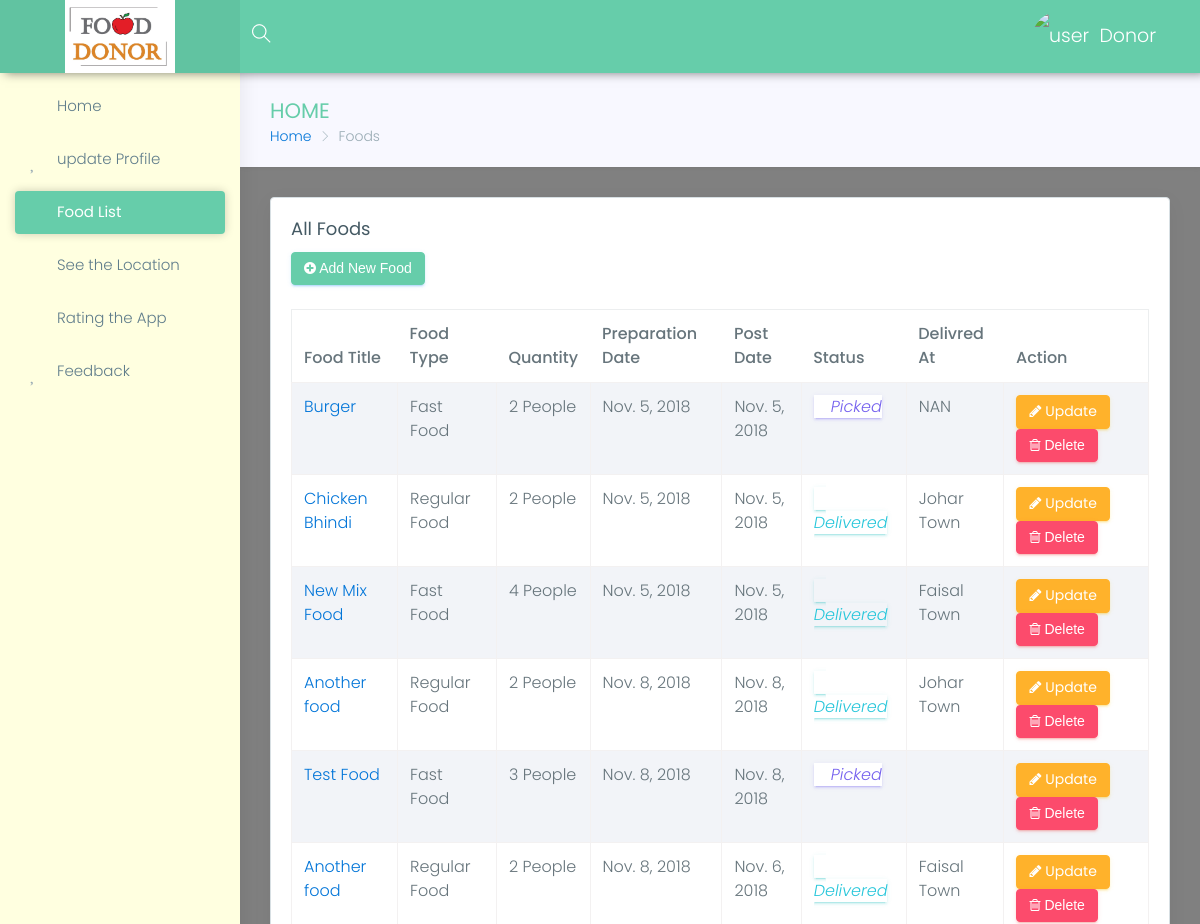
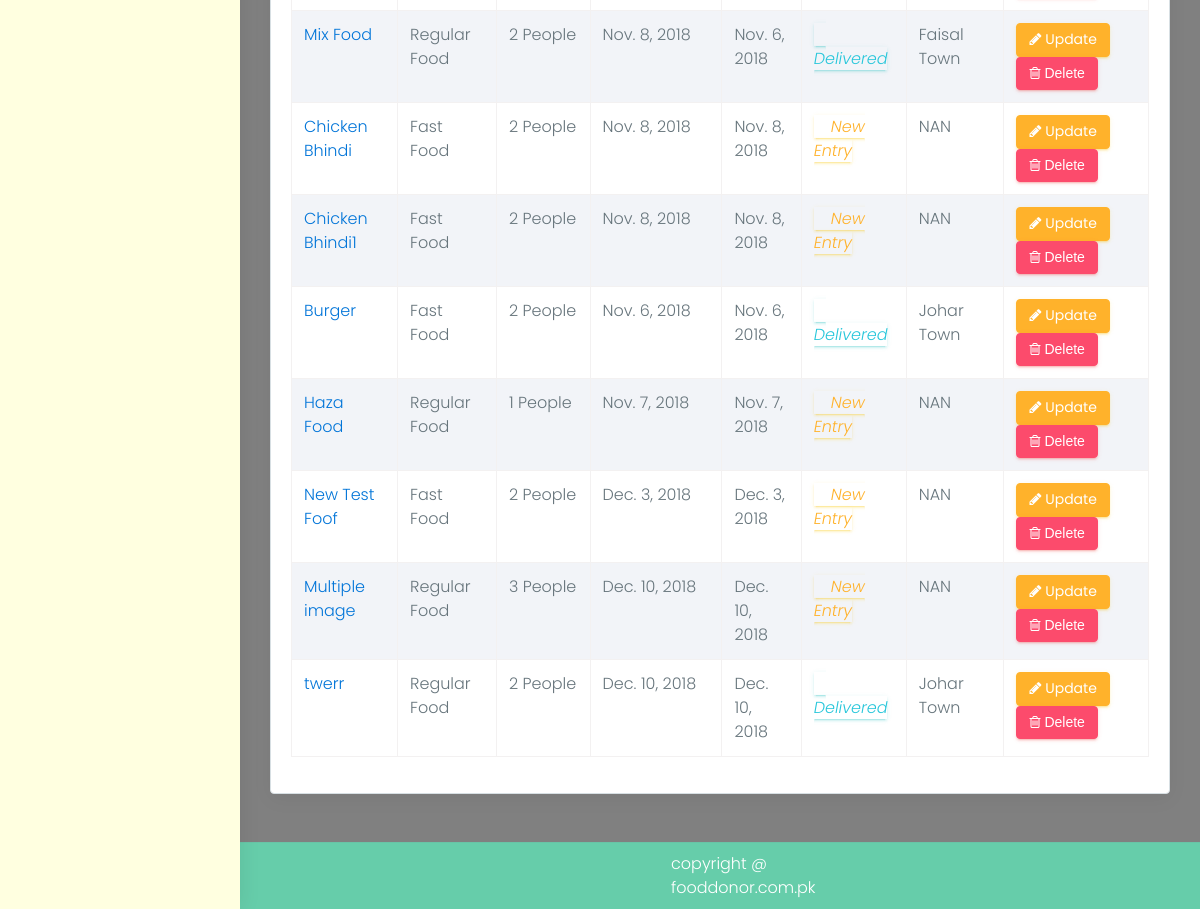
/donor/foods (signed in), run on the app's committed database (2 pictures, top to bottom).
### donor/models.py (models this page shows, shortened)
class Food(models.Model):
    donor=models.ManyToManyField(Donor)
    food_title=models.CharField(max_length=15,null=False,blank=False,)
    food_type = models.CharField(max_length=15, null=False, blank=False, choices=food_types)
    quantity=models.IntegerField(blank=False)
    delivered_at = models.CharField(max_length=50, default="NAN")
    preparation_date=models.DateField(blank=True,default=now())
    post_date = models.DateField(blank=True, default=now())
    status=models.CharField(choices=choices,max_length=10,default='New Entry')
    location=models.CharField(max_length=200,blank=True,null=True)
    image=models.ImageField(blank=True,null=True,)
    gallery=models.ManyToManyField(FoodImage)
    volunteer=models.ForeignKey(Volenteer,on_delete=models.SET_NULL,null=True)
    is_consumed=models.BooleanField(default=False)

### donor/views.py (the view)
@login_required
def foods(request):
    if not auth_donor(request):
        return redirect('donor-profile')
    donor = Donor.objects.get(user=request.user)
    food_list = Food.objects.filter(donor=donor)
    if request.method == "POST":
        form = FoodForm(request.POST, request.FILES)
        image = request.FILES.get('image')
        print(image)
        if form.is_valid():
            food=form.save()
            food.donor.add(donor)
            food.save()
            for file in request.FILES.getlist('gallery'):
                foodImg=FoodImage()
                foodImg.image=file
                foodImg.save()
                food.gallery.add(foodImg)
            food.save()
    else:
        form = FoodForm(initial={'donor': donor})
    return render(request, 'donor/foods-list.html', {"form": form, 'food_list': food_list})

### donor/views.py (called while the page is built)
def auth_donor(request):
    donor=Donor.objects.filter(user=request.user).first()
    if donor:
        if donor.is_approved:
            return True
        else:
            return False
    else:
        messages.error(request, 'Please login as donor')
        return False

### templates/donor/foods-list.html (shortened to what this page needs)
{% extends 'panel-base.html' %}
{% block sidebar %}
            {% include 'donor/sidebar.html' %}
        {% endblock %}
{% block bradcrump %}
    <div class="row page-titles">
                    <div class="col-md-5 col-8 align-self-center">
                        <h3 class="text-themecolor">HOME</h3>
                        <ol class="breadcrumb">
                            <li class="breadcrumb-item"><a href="{% url 'donor-index' %}">Home</a></li>
                            <li class="breadcrumb-item active">Foods</li>
                        </ol>
                    </div>
                </div>
{% endblock %}
{% block main %}
                <div class="row">
                    <div class="col-lg-12">
                        <div class="card">
                            <div class="card-block">
                                <h4 class="card-title">All Foods</h4>
                                <button data-toggle="modal" data-target="#exampleModal" class="btn btn-info"><i class="fa fa-plus-circle"></i> Add New Food</button><br><br/>
                                <div class="table-responsive">
                                    <table id="myTable" class="table table-hover table-striped table-bordered">
                                        <thead>
                                            <tr>
                                                <th>Food Title</th>
                                                <th>Food Type</th>
                                                <th>Quantity</th>
                                                <th>Preparation Date</th>
                                                <th>Post Date</th>
                                                <th>Status</th>
                                                <th>Delivred At</th>
                                                <th>Action</th>
                                            </tr>
                                        </thead>
                                        <tbody>
                                        {% for food in food_list %}
                                            <tr>
                                                <td><a target="_blank" href="/donor/gallery/{{ food.id }}">{{ food.food_title }}</a></td>
                                                <td>{{ food.food_type }}</td>
                                                <td>{{ food.quantity }} People</td>
                                                <td>{{ food.preparation_date }}</td>
                                                <td>{{ food.post_date }}</td>
                                                <td>
                                                    {% if food.status == "Picked" %}
                                                    <i class="btn-outline-primary mdi mdi-check"> {{ food.status }}</i>
                                                    {% endif %}
                                                    {% if food.status == "New Entry" %}
                                                    <i class="btn-outline-warning mdi mdi-timer"> {{ food.status }}</i>
                                                    {% endif %}{% if food.status == "Delivered" %}
                                                    <i class="btn-outline-success mdi mdi-check-all"> {{ food.status }}</i>
                                                    {% endif %}
                                                </td>
                                                <td>{{ food.delivered_at }}</td>
                                                <td>
                                                    <a href="{% url 'update-food'  food.pk  %}"   class="btn btn-warning"><i class="fa fa-pencil"></i> Update</a>
                                                    <button  data-toggle="modal" data-target="#deleteModal" onclick="deleteFood({{ food.id }})" class="btn btn-danger"><i class="fa fa-trash-o"></i> Delete</button>
                                                </td>
                                            </tr>
                                        {% endfor %}
                                        </tbody>
                                    </table>
                                </div>
                            </div>
                        </div>
                    </div>
                </div>
{% endblock %}

### templates/panel-base.html (shortened to what this page needs)
{% load static %}
<!DOCTYPE html>
<html lang="en">
<head>
    <link href="{% static 'Panel/assets/plugins/bootstrap/css/bootstrap.min.css' %}" rel="stylesheet">
    <link href="{% static 'Panel/assets/plugins/chartist-js/dist/chartist.min.css' %}" rel="stylesheet">
    <link href="{% static 'Panel/assets/plugins/chartist-js/dist/chartist-init.css' %}" rel="stylesheet">
    <link href="{% static 'Panel/assets/plugins/chartist-plugin-tooltip-master/dist/chartist-plugin-tooltip.css' %}" rel="stylesheet">
    <link href="{% static 'Panel/assets/plugins/c3-master/c3.min.css' %}" rel="stylesheet">
    <link href="{% static 'Panel/lite/css/style.css' %}" rel="stylesheet">
    <link href="{% static 'Panel/lite/css/colors/blue.css' %}" id="theme" rel="stylesheet">
    <link rel="stylesheet" type="text/css" href="https://cdn.datatables.net/v/bs4/jq-3.3.1/dt-1.10.18/datatables.min.css"/>
</head>
<body class="fix-header fix-sidebar card-no-border">
    <div id="main-wrapper">
        <header class="topbar">
            <nav class="navbar top-navbar navbar-toggleable-sm navbar-light">
                <div class="navbar-header">
                    <a class="navbar-brand" href="{% url 'donor-index' %}">
                        <b>
                            <img src="{% static "images/Capture.PNG" %}" style="width: 110px" alt="homepage" class="light-logo" />
                        </b>
                    </a>
                </div>
                <div class="navbar-collapse">
                    <ul class="navbar-nav mr-auto mt-md-0">
                        <li class="nav-item hidden-sm-down search-box"> <a class="nav-link hidden-sm-down text-muted waves-effect waves-dark" href="javascript:void(0)"><i class="ti-search"></i></a>
                        </li>
                    </ul>
                    <ul class="navbar-nav my-lg-0">
                        <li class="nav-item dropdown">
                            <a href="" class="link" data-toggle="tooltip" title="Email"><i class="mdi mdi-gmail" style="
                                     margin-right: 46px;"></i></a>
                            <a class="nav-link dropdown-toggle text-muted waves-effect waves-dark" href="" data-toggle="dropdown" aria-haspopup="true" aria-expanded="false"><img src="{{ request.session.pic }}" alt="user" class="profile-pic m-r-10" />{{ user.first_name }}</a>
                        <a href="/home/logout" class="link" data-toggle="tooltip" title="Logout"><i class="mdi mdi-power"></i></a>
                        </li>
                    </ul>
                </div>
            </nav>
        </header>
        {% block sidebar %}
        {% endblock %}
        <div class="page-wrapper">
            <div class="container-fluid" style="padding-top: 0px;">
                {% block bradcrump %}{% endblock %}
                {% block main %}{% endblock %}
            </div>
            <footer class="footer"> copyright @ fooddonor.com.pk </footer>
        </div>
    </div>
</body>
</html>

### home/static/Panel/lite/css/colors/blue.css (style rules this page uses)
.topbar { background: #66CDAA; }
.topbar .navbar-header { background: rgba(0, 0, 0, 0.05); }
.topbar .top-navbar .navbar-header .navbar-brand .light-logo { display: inline-block; color: rgba(255, 255, 255, 0.8); }
.topbar .navbar-light .navbar-nav .nav-item > a.nav-link { color: #ffffff !important; }
.text-themecolor { color: #66CDAA !important; }

### templates/panel-base.html (style rules this page uses)
.footer { padding: 9px 431px !important; }

### data on the page
Food: food_title "Burger", food_type "Fast Food", quantity "2", preparation_date "Nov. 5, 2018", post_date "Nov. 5, 2018", status "Picked", delivered_at "NAN"
Food: food_title "Chicken Bhindi", food_type "Regular Food", quantity "2", preparation_date "Nov. 5, 2018", post_date "Nov. 5, 2018", status "Delivered", delivered_at "Johar Town"
Food: food_title "New Mix Food", food_type "Fast Food", quantity "4", preparation_date "Nov. 5, 2018", post_date "Nov. 5, 2018", status "Delivered", delivered_at "Faisal Town"
Food: food_title "Another food", food_type "Regular Food", quantity "2", preparation_date "Nov. 8, 2018", post_date "Nov. 8, 2018", status "Delivered", delivered_at "Johar Town"
Food: food_title "Test Food", food_type "Fast Food", quantity "3", preparation_date "Nov. 8, 2018", post_date "Nov. 8, 2018", status "Picked"
Food: food_title "Another food", food_type "Regular Food", quantity "2", preparation_date "Nov. 8, 2018", post_date "Nov. 6, 2018", status "Delivered", delivered_at "Faisal Town"
Food: food_title "Mix Food", food_type "Regular Food", quantity "2", preparation_date "Nov. 8, 2018", post_date "Nov. 6, 2018", status "Delivered", delivered_at "Faisal Town"
Food: food_title "Chicken Bhindi", food_type "Fast Food", quantity "2", preparation_date "Nov. 8, 2018", post_date "Nov. 8, 2018", status "New Entry", delivered_at "NAN"
Food: food_title "Chicken Bhindi1", food_type "Fast Food", quantity "2", preparation_date "Nov. 8, 2018", post_date "Nov. 8, 2018", status "New Entry", delivered_at "NAN"
Food: food_title "Burger", food_type "Fast Food", quantity "2", preparation_date "Nov. 6, 2018", post_date "Nov. 6, 2018", status "Delivered", delivered_at "Johar Town"
Food: food_title "Haza Food", food_type "Regular Food", quantity "1", preparation_date "Nov. 7, 2018", post_date "Nov. 7, 2018", status "New Entry", delivered_at "NAN"
Food: food_title "New Test Foof", food_type "Fast Food", quantity "2", preparation_date "Dec. 3, 2018", post_date "Dec. 3, 2018", status "New Entry", delivered_at "NAN"
Food: food_title "Multiple image", food_type "Regular Food", quantity "3", preparation_date "Dec. 10, 2018", post_date "Dec. 10, 2018", status "New Entry", delivered_at "NAN"
Food: food_title "twerr", food_type "Regular Food", quantity "2", preparation_date "Dec. 10, 2018", post_date "Dec. 10, 2018", status "Delivered", delivered_at "Johar Town"

### other printed values
{{ user.first_name }} "Donor"
